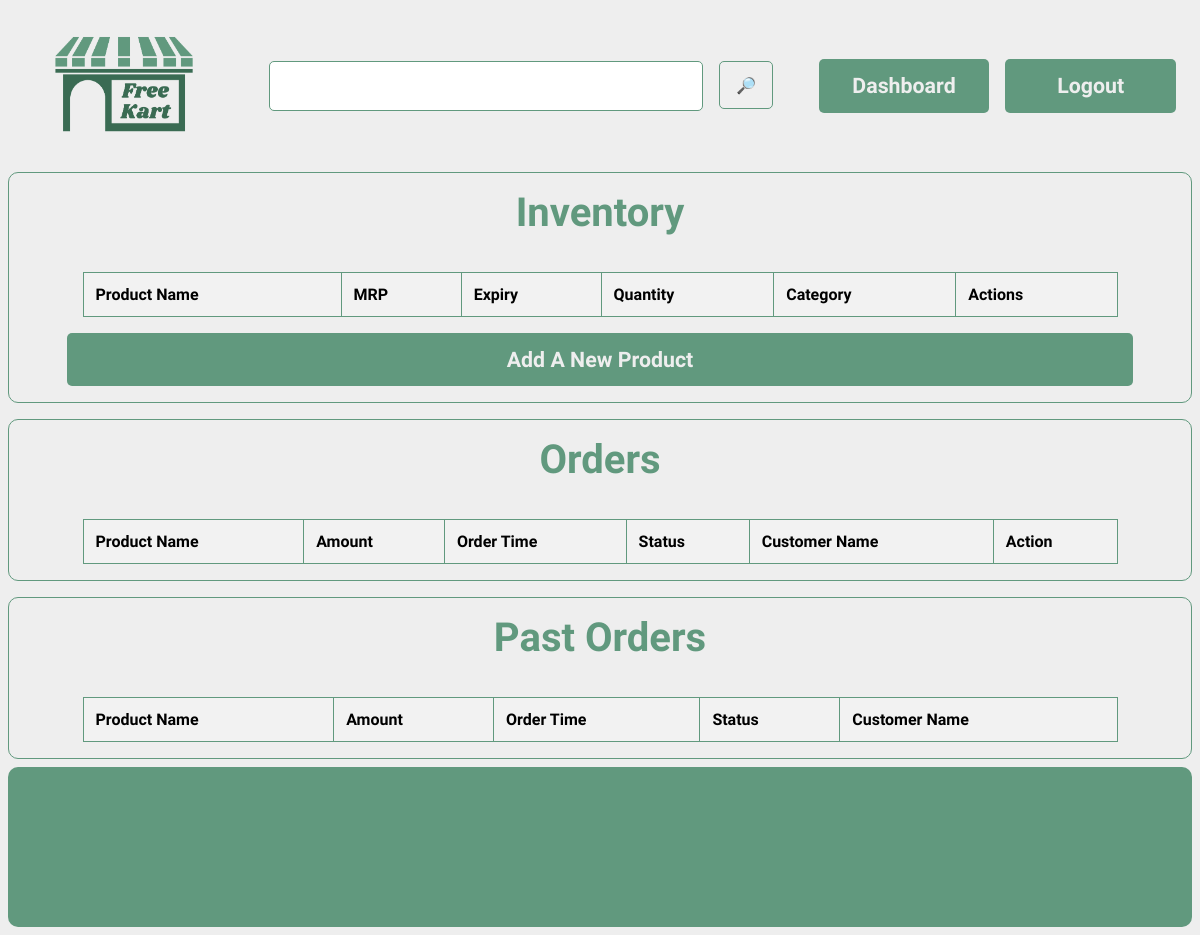
/dashboard/ (signed in), run on an earlier commit of the app's database.
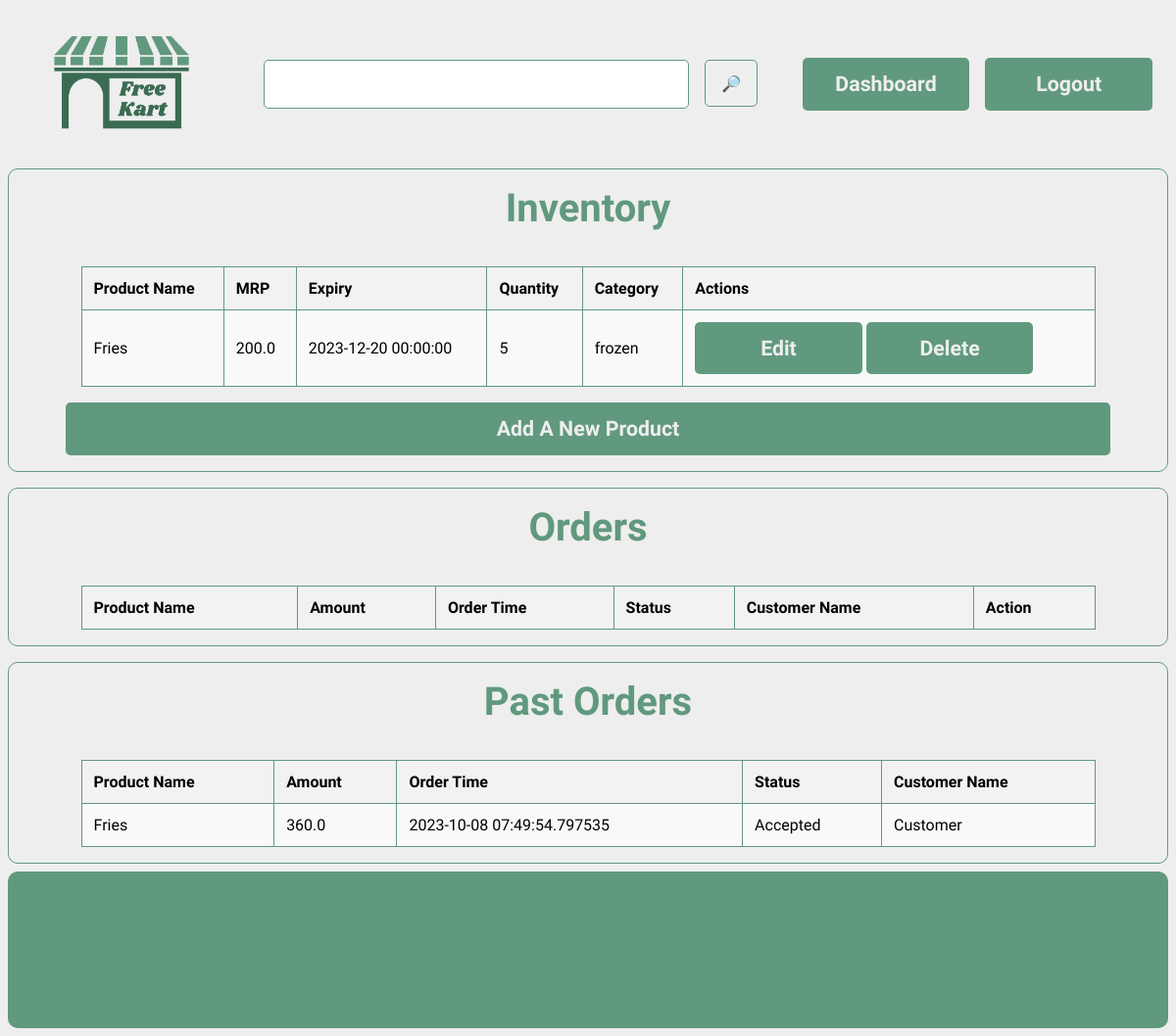
And on a later commit of the database.
### models.py (models this page shows, shortened)
class Product(db.Model):
    __tablename__ = "products"
    id = db.Column(db.Integer, primary_key=True, autoincrement=True)
    expiry = db.Column(db.DateTime, nullable=False)
    pic = db.Column(db.String(50), nullable=False, default="")
    name = db.Column(db.String(50), nullable=False)
    quantity = db.Column(db.Integer, nullable=False)
    price = db.Column(db.Float, nullable=False)
    category = db.Column(db.String(25), nullable=False)
    seller_id = db.Column(db.Integer, db.ForeignKey('sellers.id'), nullable=False)

class Order(db.Model):
    __tablename__ = "orders"
    id = db.Column(db.Integer, primary_key=True, autoincrement=True)
    quantity = db.Column(db.Integer, nullable=False)
    amount = db.Column(db.Float, nullable=False)
    timestamp = db.Column(db.DateTime, nullable=False)
    status = db.Column(db.String(25), nullable=False)
    customer_id = db.Column(db.Integer, db.ForeignKey('customers.id'), nullable=False)
    product_id = db.Column(db.Integer, db.ForeignKey('products.id'), nullable=False)

### routes/core.py (the view)
@core.route("/dashboard/")
def dashboard():
    seller = auth_seller()
    if not seller:
        return redirect(url_for('core.root'))
    orders = Order.query.join(Product).filter(Product.seller_id == seller.id).all()
    for order in orders:
        order.product_name = Product.query.get(order.product_id).name
        order.customer_name = Customer.query.get(order.customer_id).name
    return render_template("dashboard.html", seller=seller, orders=orders)

### routes/core.py (called while the page is built)
def auth_seller():
    if 'user_id' not in session or 'type' not in session or session['type'] != 'seller':
        return None
    seller = Seller.query.get(session['user_id'])
    if not seller:
        return None
    return seller

### templates/dashboard.html (shortened to what this page needs)
{% extends "base.html" %}
{% block head %}
<link rel="stylesheet" href="{{
    url_for('static', filename = 'css/dashboard.css')
}}">
{% endblock %}
{% block content %}
<inventory>
    <div class="display">
        <div class="heading">
   Inventory
        </div>
        <div class="products">
            <table>
                <tr>
                    <th>Product Name</th>
                    <th>MRP</th>
                    <th>Expiry</th>
                    <th>Quantity</th>
                    <th>Category</th>
                    <th>Actions</th>
                </tr>
                {% for product in seller.products %}
                <tr>
                    <td>{{ product.name }}</td>
                    <td>{{ product.price }}</td>
                    <td>{{ product.expiry }}</td>
                    <td>{{ product.quantity }}</td>
                    <td>{{ product.category }}</td>
                    <td>
                      <button onclick="window.location = '/dashboard/edit/{{ product.id }}'">Edit</button>
                      <button onclick="window.location = '/dashboard/delete/{{ product.id }}'">Delete</button>
                    </td>
                </tr>
                {% endfor %}
            </table>
        </div>
        <div class="add">
            <button id = 'add' onclick="window.location = '/dashboard/add'">
                Add A New Product
            </button>
        </div>
    </div>
    <div class="display">
        <div class="heading">
          Orders
        </div>
        <div class="products">
    <table>
        <tr>
            <th>Product Name</th>
            <th>Amount</th>
            <th>Order Time</th>
            <th>Status</th>
            <th>Customer Name</th>
            <th>Action</th>
        </tr>
    </table>
        </div>
      </div>
    <div class="display">
        <div class="heading">
          Past Orders
        </div>
        <div class="products">
            <table>
                <tr>
                    <th>Product Name</th>
                    <th>Amount</th>
                    <th>Order Time</th>
                    <th>Status</th>
                    <th>Customer Name</th>
                </tr>
                {% for order in orders %}
                {% if order.status != "Pending" %}
                <tr>
                    <td>{{order.product_name}}</td>
                    <td>{{order.amount}}</td>
                    <td>{{order.timestamp}}</td>
                    <td>{{order.status}}</td>
                    <td>{{order.customer_name}}</td>
                </tr>
                {% endif %}
                {% endfor %}
            </table>
        </div>
      </div>
</inventory>
{% endblock %}

### templates/base.html (shortened to what this page needs)
<!DOCTYPE html>
<html>
  <head>
    <link rel="stylesheet" href="{{ url_for("static", filename = 'css/global.css')}}">
     {% block head %}
    {% endblock %}
  </head>
  <body>
    <div class="nav-bar">
      <div class="logo">
        <img onclick = "window.location='/'" src="{{ url_for("static", filename = 'img/logo.png')}}" height="120" width="200">
      </div>
      <form class="nav-button" action="/search">
        <input type="text" id = "query" name="search_key">
        <input type="submit" id = "search_key" value="🔎">
      </form>
      <div class="feilds">
        {% if not session["user_id"] %}
          <button onclick="window.location='/login/'">Login</button>
          <button onclick="window.location='/register/'">Sign Up</button>
        {% else %}
          {% if session["type"]  == "seller" %}
            <button onclick="window.location='/dashboard/'">Dashboard</button>
          {% endif %}
          <button onclick="window.location='/logout/'">Logout</button>
        {% endif %}
      </div>
    </div>
    {% block content %}
    {% endblock %}
  </body>
  <footer>
  </footer>
</html>

### static/css/global.css (style rules this page uses)
:root { --primary : #61997e; --white : #eeeeee; --content-font : 'Signika Negative' }
html { background-color: var(--white); }
* { margin: none; padding: none; border: none; outline: none; }
body { display: flex; flex-direction: column; gap: 0.5em; }
.nav-bar { padding: 1em; height: auto; gap: 1em; display: flex; align-items: center; justify-content: space-between; flex-wrap: wrap; }
.display { display: flex; flex-direction: column; align-items: center; gap: 1em; padding: 1em; height: auto; border-radius: 10px; border:1px solid var(--primary); }
.heading { font-family: var(--content-font); font-size: 30pt; font-weight: 700; color: var(--primary); }
input { border: 1px solid var(--primary); height: 3em; font-family: var(--content-font); font-size: 12pt; padding: 0 1em; border-radius: 5px; }
button { cursor: pointer; background-color: var(--primary); color: var(--white); font-family: var(--content-font); height: 2.5em; font-weight: bold; border-radius: 5px; font-size: 16pt; width: 8em; }
.nav-button,.feilds { display: flex; gap: 1em; }
#query { width: 25em; }
.products { display: grid; width: 90%; grid-template-columns: repeat(auto-fill, minmax(200px, 1fr)); gap: 2em; }
footer { height: 10em; background-color: var(--primary); border-radius: 10px; }
.logo img { cursor: pointer; }

### static/css/dashboard.css (style rules this page uses)
inventory { display: flex; flex-direction: column; gap: 1em; }
.products { display: flex; }
table { font-family: var(--content-font); border-collapse: collapse; width: 100%; margin-top: 20px; }
th, td { border: 1px solid var(--primary); text-align: left; padding: 12px; }
th { background-color: #f2f2f2; }
tr:nth-child(even) { background-color: #f9f9f9; }
#add { width: 50em; }

What changed in the data, as far as the page shows it:
added Product: name "Fries", price "200.0", expiry "2023-12-20 00:00:00", quantity "5", category "frozen"
added Order: product_name "Fries", amount "360.0", timestamp "2023-10-08 07:49:54.797535", status "Accepted", customer_name "Customer"
